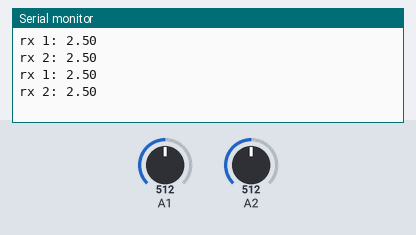
A sketch run on a simulated Arduino Uno, built with avr-gcc and run on an emulated ATmega328P. Shown: the last lines printed to the serial monitor. Inputs (shaded band) come from the test bench; at power-on: A1 = 512, A2 = 512.

Above: at 3.8 s.
3.9 s: A1 set to 716
At 7.2 s:
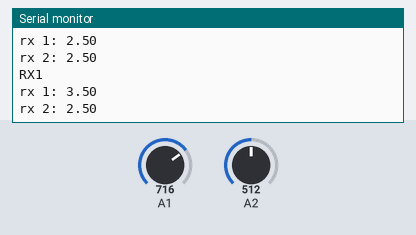
7.5 s: A2 set to 716
At 9.4 s:
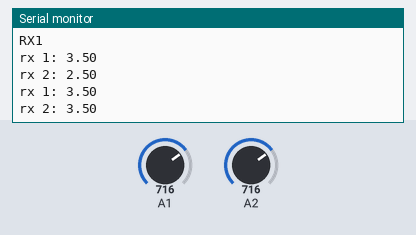
9.6 s: A1 set to 900
11.7 s: A2 set to 900
At 13.2 s:
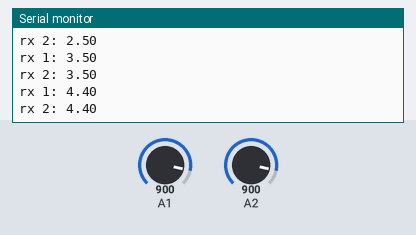
Timing chart, 0 to 14.7 s (numbered marks = the images above; inputs shaded):
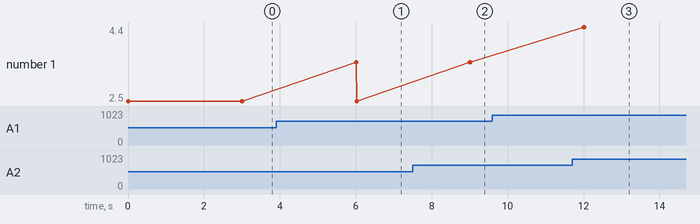

The sketch:

track.ino
```cpp
void setup() {
  Serial.begin(9600);
}

void select() {
int rx1 = analogRead(A1);
int rx2 = analogRead(A2);
  float u1 = rx1 * (5.0 / 1023.0);
  float u2 = rx2 * (5.0 / 1023.0);//convert analog read to voltage 0-5v
  Serial.print("rx 1: ");
  Serial.print(u1);
  Serial.println("");
  Serial.print("rx 2: ");
  Serial.print(u2);
  Serial.println("");
  delay(3000);
}

void turn() {
  int rx1 = analogRead(A1);
  int rx2 = analogRead(A2);
  float u1 = rx1 * (5.0 / 1023.0);
  float u2 = rx2 * (5.0 / 1023.0);//convert analog read to voltage 0-5v
  if(u1 >= 1.05) {
    Serial.println("RX1 HIGH");
  }
  else if(u1 <= 0.5) {
    Serial.println("RX1 LOW");
  }
  else if(u2 >= 1.05) {
    Serial.println("RX2 HIGH");
  }
  else if(u2 <= 0.5) {
    Serial.println("RX2 LOW");
  }
}

void choose() {
  int rx1 = analogRead(A1);
  int rx2 = analogRead(A2);
  float u1 = rx1 * (5.0 / 1023.0);
  float u2 = rx2 * (5.0 / 1023.0);//convert analog read to voltage 0-5v
  int option = 0;

  if(u1>u2) {
    int option = 1;
    Serial.println("RX1");
  }
  else if(u1<u2) {
    int option = 2;
    Serial.println("RX2");
  }
}

void loop() {
  select();
  choose();
}
```

Measured:
- after the input at 3.9 s, the serial monitor: prints a new line after 2.1 s (image 1)
- after the input at 7.5 s, the serial monitor: prints a new line after 1.5 s (image 2)
- after the input at 11.7 s, the serial monitor: prints a new line after 0.32 s (image 3)
